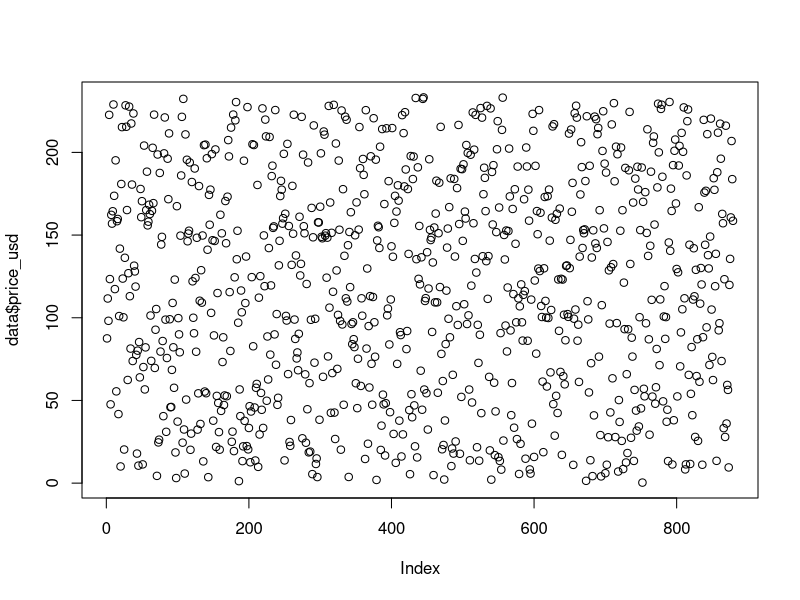
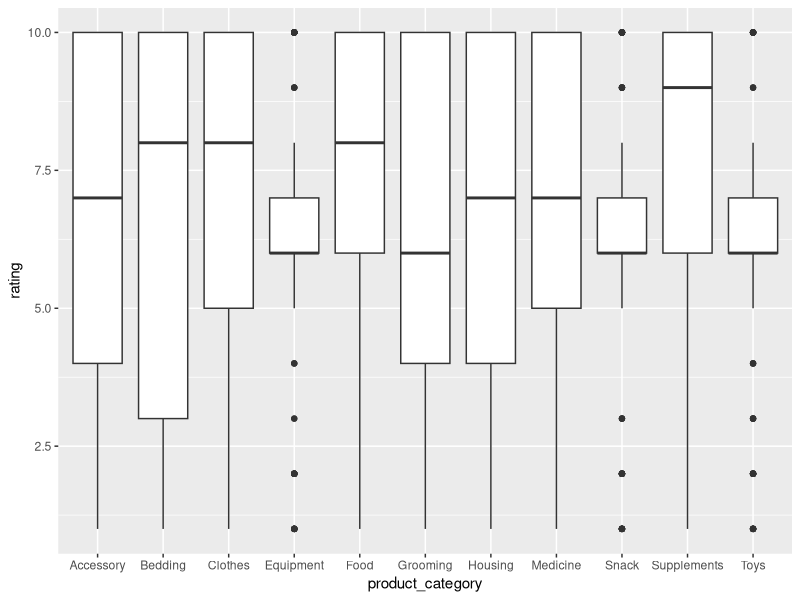
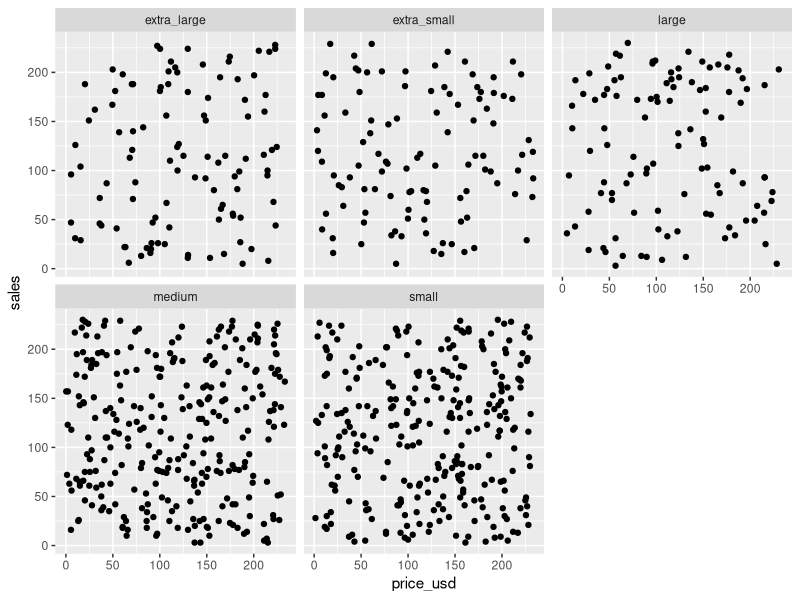
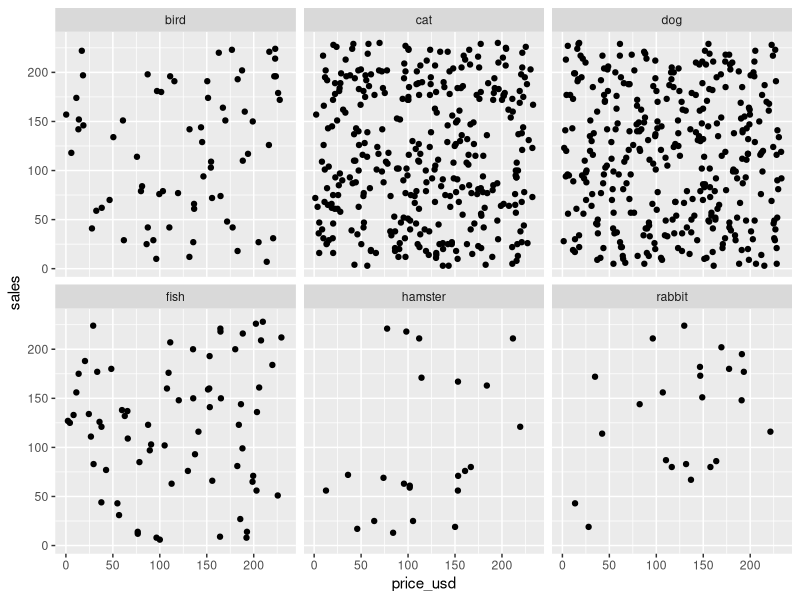
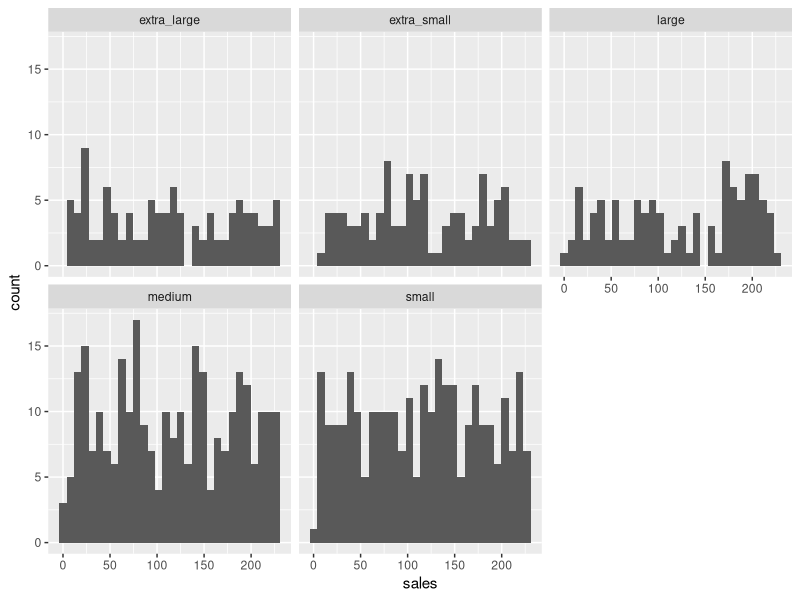

These figures' R source, in order:
## ---- chunk 1
knitr::opts_chunk$set(echo = TRUE)
## ---- chunk 2
library(ggplot2)
library(dplyr)
data <- read.csv("./pet_store_records_2020.csv")
## ---- chunk 3
data <- data %>% 
  mutate(price_usd = price*0.012)
data$price_usd <- round(data$price_usd, 2)

plot(data$price_usd)
ggplot(data, aes(x = product_category, y = rating)) +
  geom_boxplot()
ggplot(data, aes(x = price_usd, y = sales)) +
  geom_point() + 
  facet_wrap(~ pet_size)
ggplot(data, aes(x = price_usd, y = sales)) +
  geom_point() + 
  facet_wrap(~ pet_type)


ggplot(data, aes(x = sales)) +
  geom_histogram() + 
  facet_wrap(~ pet_size)
  
